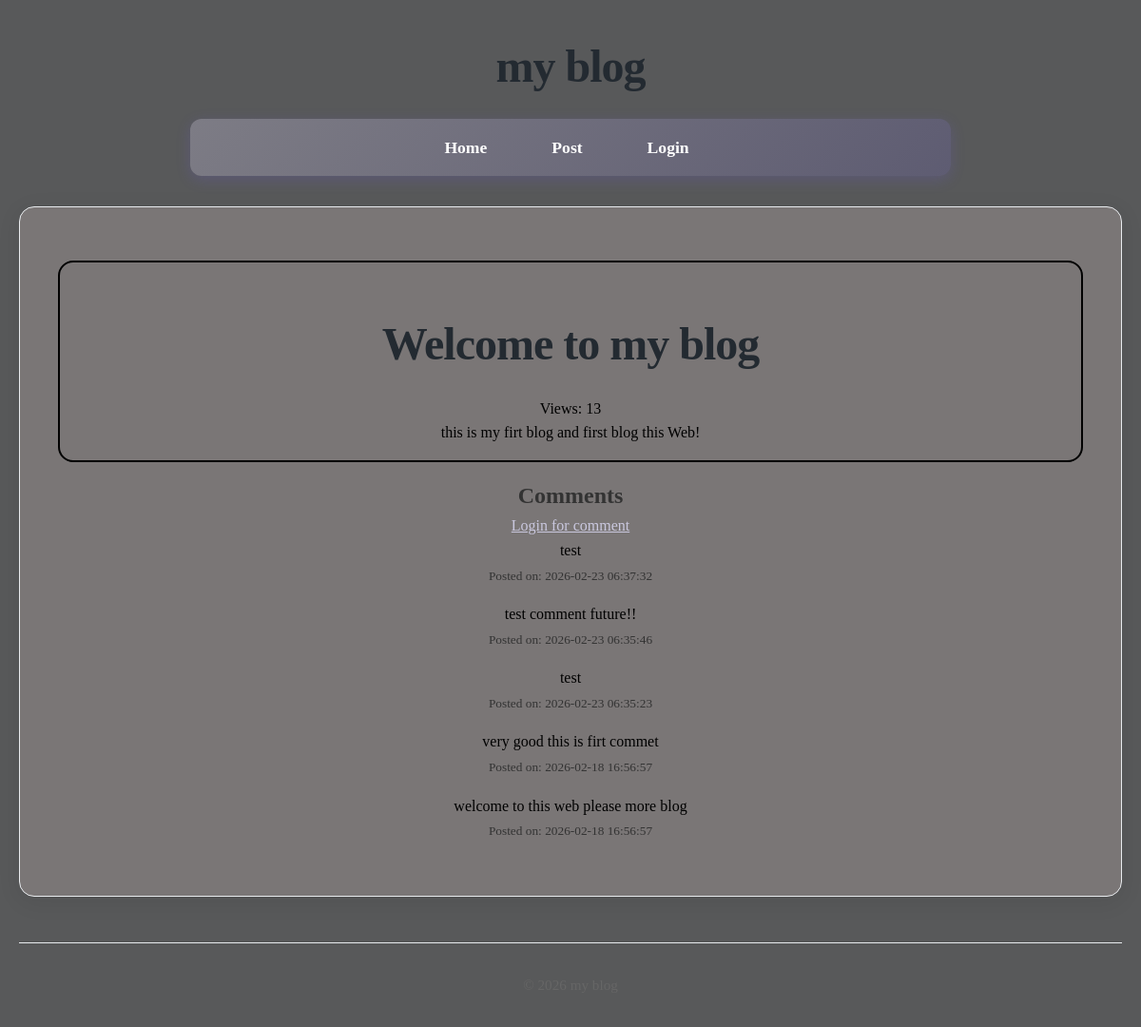
/post/1, run on the app's committed database.
### tables this page shows
CREATE TABLE posts(
    id INTEGER PRIMARY KEY AUTOINCREMENT,
    title TEXT NOT NULL,
    content TEXT NOT NULL,
    views INTEGER DEFAULT 0,
    user_id INTEGER NOT NULL,
    created_at DATETIME DEFAULT CURRENT_TIMESTAMP,
    FOREIGN KEY (user_id) REFERENCES users (id)
);

CREATE TABLE comments(
    id INTEGER PRIMARY KEY AUTOINCREMENT,
    content TEXT NOT NULL,
    user_id INTEGER NOT NULL,
    post_id INTEGER NOT NULL,
    created_at DATETIME DEFAULT CURRENT_TIMESTAMP,
    FOREIGN KEY (user_id) REFERENCES users (id),
    FOREIGN KEY (post_id) REFERENCES posts (id)
);

### core/Router.php (called while the page is built, shortened)
<?php
class Router{
    protected array $routes = [];
    protected array $globalMiddleware = [];
    protected array $routeMiddleware = [];
    public function add(string $method ,string $uri ,string $controller , array $middlewares = []): void{
        $this->routes[] = [
            'method' => $method,
            'uri' => $uri,
            'controller' => $controller,
            'middlewares' => $middlewares
        ];
    }
    public function addGlobalMiddleware(string $middleware):void {
        $this->globalMiddleware[] = $middleware;
    }
    public function dispatch(string $uri ,string $method){
        $route = $this->findRoute($uri , $method);
        $middlewares = [
            ...$this->globalMiddleware,
            ...array_map(fn($name)=>$this->routeMiddleware[$name],$route['middlewares'])
        ];
       return $this->runMiddleware(
        $middlewares,
        function () use ($route) {
            [$controller , $action] = explode('@' , $route['controller']);
            return $this->callAction($controller , $action , $route['params']);
        }
       );
    }
    protected function runMiddleware(array $middlewares , callable $target): mixed{
        $next = $target;
        foreach(array_reverse($middlewares) as $middleware){
            $next = function() use ($middleware , $next){
                error_log("Middle ware : running $middleware");
                return (new $middleware)->handle($next);
            };
        }
        return $next();
    }
    protected function findRoute(string $uri , string $method): ?array{
        foreach($this->routes as $route){
            $params = $this->matchRoute($route['uri'] , $uri);
            if($params !== null && $route['method'] === $method){
                return [...$route , 'params' => $params];
            }
        }
        return null;
    }
    protected function matchRoute(string $routeUri,string $requestUri): ?array{
        $routeSegments = explode('/', trim($routeUri,'/'));
        $requestSegments = explode('/', trim($requestUri,'/'));
        if(count($routeSegments) !== count($requestSegments)){
            return null;
        }
        $params = [];
        foreach($routeSegments as $index => $routeSegment){
            if(str_starts_with($routeSegment,'{') && str_ends_with($routeSegment,'}')){
                $params[trim($routeSegment,'{}')] = $requestSegments[$index];
            }elseif($routeSegment !== $requestSegments[$index]){
                return null;
            }
        }
        return $params;
    }
    protected function callAction(string $controller,string $action,array $params): string{
        return (new $controller)->$action(... $params);
    }
}

### app/Services/Auth.php (called while the page is built, shortened)
<?php
class Auth{
    protected static $user = null;
    public static function user(): ?User{
        if(static::$user === null){
            $userId = $_SESSION['user_id'] ?? null;
            static::$user =  $userId ? User::find($userId) : RememberMe::user();
        }
        return static::$user;
    }
}

### app/Services/RememberMe.php (called while the page is built, shortened)
<?php
class RememberMe{
    public static function user(): ?User{
        $tokenString = $_COOKIE[static::COOKIE_NAME] ?? null;
        if(!$tokenString){
            return null;
        }
        $token = RememberToken::findValid($tokenString);
        $user = User::find($token->user_id);
        return $user;
    }
}

### core/App.php (called while the page is built, shortened)
<?php
class App{
    protected static $container = [];
    public static function bind(string $key, mixed $value): void{
        static::$container[$key] = $value;
    }
    public static function get(string $key): mixed{
        return static::$container[$key];
    }
}

### core/Model.php (called while the page is built, shortened)
<?php
abstract class Model{
    protected static string $table;
    public static function find(mixed $id): ?static
{
    $db = App::get('database');
    $result = $db->fetch(
        "SELECT * FROM " . static::$table . " WHERE id = ?",
        [$id],
        static::class
    );
    return $result;
}
}

### core/DataBase.php (called while the page is built, shortened)
<?php
class DataBase{
    protected $pdo;
    public function __construct(array $config){
        try {
            $dsn = $this->createDsn($config);
            $username = $config['username'] ?? null;
            $password = $config['password'] ?? null;
            $options = $config['options'] ?? null;
            $this->pdo = new PDO($dsn , $username , $password , $options);
            $this->pdo->setAttribute(PDO::ATTR_ERRMODE,PDO::ERRMODE_EXCEPTION);
        } catch (PDOException $e) {
            throw new Exception("Could not connect to the database:" . $e);
        }
    }
    protected function createDsn(array $config): string{
        $driver = $config['driver'];
        $dbname = $config['dbname'];
        return match ($driver) {
            'sqlite' => "sqlite:$dbname",
            default => throw new Exception("Unsupported database driver: $driver") ,
        };
    }
    public function query(string $sql, array $params = []): PDOStatement{
        $stmt = $this->pdo->prepare($sql);
        $stmt->execute($params);
        return $stmt;
    }
    public function fetchAll(string $sql,array $params = [], ?string $classname = null): array{
        $stmt = $this->query($sql,$params);
        return $classname ? $stmt->fetchAll(PDO::FETCH_CLASS , $classname) : $stmt->fetchAll(PDO::FETCH_ASSOC);
    }
    public function fetch(string $query, array $params = [], ?string $class = null)
{
    $stmt = $this->query($query, $params);
    if ($class) {
        $result = $stmt->fetchObject($class);
        return $result === false ? null : $result;
    }
    $result = $stmt->fetch(PDO::FETCH_ASSOC);
    return $result === false ? null : $result;
}
}

### app/Controllers/PostController.php (called while the page is built, shortened)
<?php
class PostController{
    public function show($id)
{
    $post = Post::find($id);
    $comments = Comment::forPost($id);
    Post::incrementViews($id);
    return View::render(
        template: 'post/show',
        layout: 'layouts/main',
        data: [
            'post' => $post,
            'comments' => $comments,
            'user' => Auth::user()
        ]
    );
}
}

### app/Middlewares/View.php (called while the page is built, shortened)
<?php
class View implements MiddleWare{
    public function handle(callable $next){
      return $next();
    }
}

### app/Models/Comment.php (called while the page is built, shortened)
<?php
class Comment extends Model{
    public static function forPost($postId): array{
        $db = App::get('database');
        return $db->fetchAll(
            "SELECT * FROM comments WHERE post_id = ? ORDER BY created_at DESC ",
            [$postId],
            static::class
        );
    }
}

### app/Models/Post.php (called while the page is built, shortened)
<?php
class Post extends Model{
    public static function incrementViews($id): void{
        $db = App::get('database');
        $db->query(
            "UPDATE posts SET views = views + 1 WHERE id = ?",
            [$id]
        );
    }
}

### core/View.php (called while the page is built, shortened)
<?php
class View{
    protected static $globals = [];
    public static function share(string $key , mixed $value): void{
        static::$globals[$key] = $value;
    }
    public static function render(string $template , array $data = [] , $layout = null): string{
        $data = [...static::$globals , ...$data];
        $content = static::renderTemplate($template, $data);
        return static::renderLayout($layout , $data, $content);
    }
    protected static function renderTemplate(string $template , array $data): string{
        extract($data);
        $path = dirname(__DIR__) . "/app/Views/$template.php";
        require $path;
        return ob_get_clean();
    }
     protected static function renderLayout(?string $template , array $data, string $content):string{
        extract([...$data , 'content' =>$content]);
        $path = dirname(__DIR__) . "/app/Views/$template.php";
        require $path;
        return ob_get_clean();
    }
}

### app/Views/post/show.php (the view)
<article class="article-blog">
    <h1 class="title-blog"><?= htmlspecialchars($post->title); ?></h1>
    <p class="view-blog">Views: <?= $post->views ?></p>
    <p class="content-blog">
        <?= nl2br(htmlspecialchars($post->content)) ?>
    </p>
</article>
<section>
    <h2 id="comments">Comments</h2>
    <?php if($user): ?>
        <form action="/post/<?= $post->id ?>/comment" method="POST" >
        <?= csrf_token() ?>
        <textarea name="content" rows="3" style="resize: none;"></textarea>
        <button type="submit">Send</button>
        </form>
    <?php else: ?>
    <p><a href="/login">Login for comment</a></p>
    <?php endif; ?>
    <?php foreach($comments as $comment): ?>
        <div class="div-comment">
            <p class="p-comment">
                <?= nl2br(htmlspecialchars($comment->content)) ?>
            </p>
            <small>Posted on: <?= $comment->created_at ?></small>
        </div>
    <?php endforeach; ?>
</section>

### public/index.php (shortened to what this page needs)
<?php
$router = new Router();
$uri = parse_url($_SERVER['REQUEST_URI'])['path'];
$method = $_SERVER['REQUEST_METHOD'];
echo $router->dispatch($uri,$method);

### app/Views/layouts/main.php (shortened to what this page needs)
<!DOCTYPE html>
<html lang="en">
<head>
    <link rel="stylesheet" href="/style/style-form.css" />
    <link rel="stylesheet" href="/style/style-main.css" />
</head>
<body>
    <h1>my blog</h1>
    <nav>
        <a href="/">Home</a>
        <a href="/../post">Post</a>
       <?php if($user): ?>
            <form action="/logout" method="POST">
                <button>Logout (<?= $user->email ?>)</button>
            </form>
        <?php else: ?>
                <a href="/login">Login</a>
        <?php endif; ?>
    </nav>
    <main>
        <section>
            <p><?=$content ?></p>
        </section>
    </main>
    <footer>
        <p> &copy; <?= date('Y') ?> my blog </p>
    </footer>
</body>
</html>

### public/style/style-form.css (style rules this page uses)
body { text-align: center; align-items: center; justify-content: center; }

### public/style/style-main.css (style rules this page uses)
* { margin: 0; padding: 0; box-sizing: border-box; }
body { font-family: Cambria, Cochin, Georgia, Times, 'Times New Roman', serif; line-height: 1.6; color: #333; background-color: #58595a; max-width: 1200px; margin: 0 auto; padding: 0 20px; }
h1 { text-align: center; margin: 2rem 0 1rem; font-size: 3rem; color: #232a31; font-weight: 700; letter-spacing: -1px; }
h1::after { margin-left: 10px; }
nav { background: linear-gradient(135deg, #7d7c85 0%, #5e5c72 100%); padding: 1rem; border-radius: 12px; margin: 1rem auto 2rem; box-shadow: 0 4px 15px rgba(108, 92, 231, 0.2); max-width: 800px; }
nav a { color: white; text-decoration: none; font-weight: 600; padding: 0.8rem 1.5rem; margin: 0 0.5rem; border-radius: 8px; transition: all 0.3s ease; font-size: 1.1rem; }
nav a:first-child { margin-left: 0; }
main { background-color: rgb(122, 118, 118); padding: 2.5rem; border-radius: 16px; box-shadow: 0 5px 25px rgba(0, 0, 0, 0.08); margin-bottom: 3rem; min-height: 400px; border: 1px solid #e9ecef; }
footer { text-align: center; padding: 2rem; color: #666; border-top: 1px solid #e9ecef; margin-top: 2rem; font-size: 0.95rem; }
footer p { display: flex; align-items: center; justify-content: center; gap: 8px; }
article { margin-bottom: 1rem; margin-top: 1rem; padding: 1rem; border: 1px solid gray; border-radius: 1rem; transition: 300ms ease-in; }
body { animation: fadeIn 0.5s ease-out; }
a { color: #cac8df; transition: color 0.3s ease; }
main > * { transition: transform 0.2s ease; }
.div-comment { margin-bottom: 1rem; }
.p-comment { color: black; }
.article-blog { border: 2px solid black; color: black; }

### data on the page
posts: title "Welcome to my blog", views "13", content "this is my firt blog and first blog this Web!"
comments: content "test", created_at "2026-02-23 06:37:32"
comments: content "test comment future!!", created_at "2026-02-23 06:35:46"
comments: content "test", created_at "2026-02-23 06:35:23"
comments: content "very good this is firt commet", created_at "2026-02-18 16:56:57"
comments: content "welcome to this web please more blog", created_at "2026-02-18 16:56:57"
